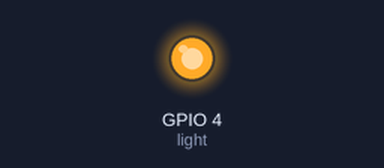
Recording of a program running on a simulated Raspberry Pi (BCM pin numbers). Parts: output pins drawn as LEDs (lit = HIGH). At 2.0 s the program stops and its outputs stay as they are.

Above: at 0.1 s.
At 2.1 s:
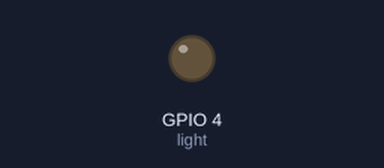
Timing chart, 0 to 3.5 s (numbered marks = the images above):
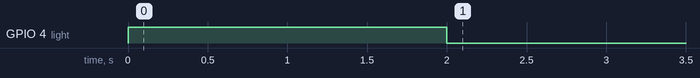

Measured:
- by itself, GPIO 4 (light): LOW → HIGH at 0.00 s, → LOW 2.0 s later

The program:

TriggerLight.py
```python
from gpiozero import LED
import time

'''
NOTES:
- When using 5V Pin, I used a resistor to connect the LED to the ground. This is to prevent the LED from burning out due to too much current.
- When using GPIO Pin, I did not use a resistor because the GPIO pins provide a limited current, which is safe for most LEDs.

'''

#Which GPIO pin the LED is connected to
light = LED(4)

#Toggle On
light.on()

time.sleep(2)

light.off()
```
